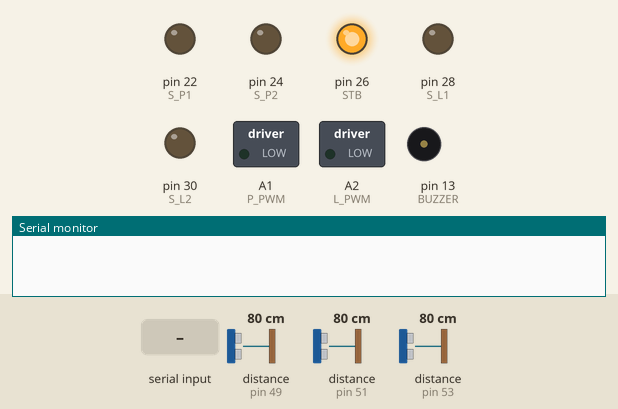
This sketch was run on a simulated Arduino Mega 2560, built with avr-gcc and run on an emulated ATmega2560. On the bench: switched loads named in the sketch (green lamp = pin HIGH), output pins drawn as LEDs (lit = HIGH), buzzer (waves = sounding, pin HIGH), the last lines printed to the serial monitor. The inputs (shaded band) are chosen by the test bench; at power-on: distance to the obstacle (sensors on pin 53, pin 51, pin 49) 80 cm. The echo pulse lasts 58.3 µs per cm; pins used as bus, display or sensor lines are not drawn.

Above: at 1.2 s.
1.3 s: "l" received over the second serial link
At 2.5 s:
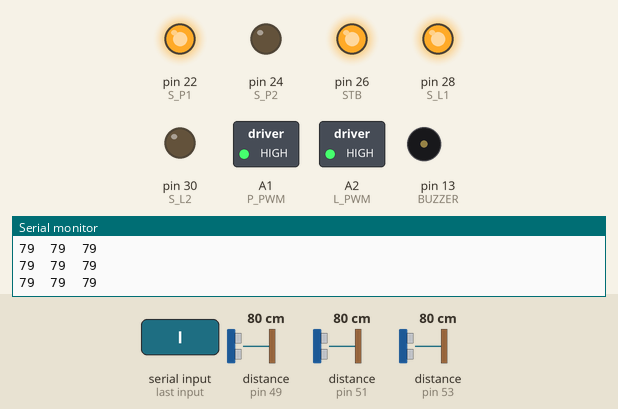
2.8 s: distance to the obstacle (sensor on pin 53) set to 33 cm
4.3 s: distance to the obstacle (sensor on pin 53) set to 27 cm
At 4.7 s:
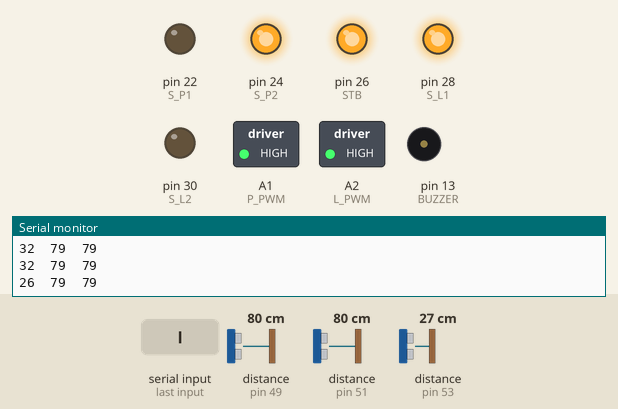
5.8 s: distance to the obstacle (sensor on pin 51) set to 6 cm
7.3 s: distance to the obstacle (sensor on pin 51) set to 3 cm
At 7.7 s:
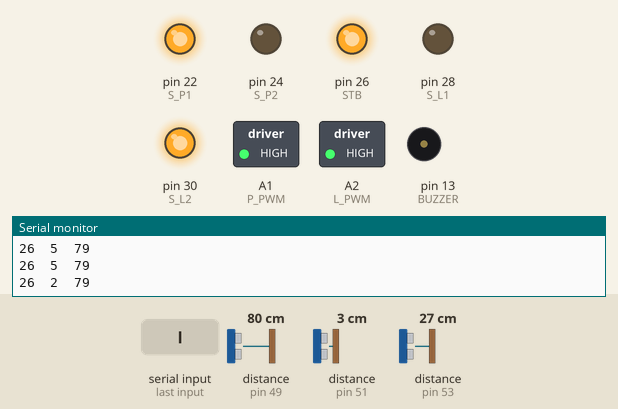
8.8 s: "9" received over the second serial link
At 9.7 s:
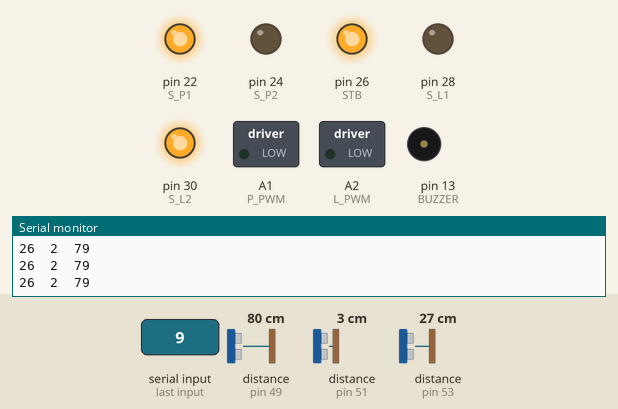
Timing chart, 0 to 11.6 s (numbered marks = the images above; inputs shaded):
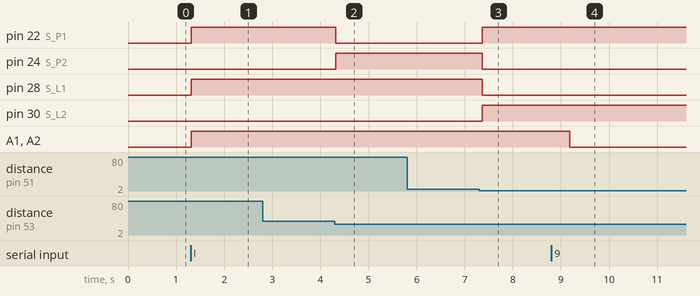

The sketch:

silniki.ino
```cpp
// Defines Tirg and Echo pins of the Ultrasonic Sensors
#define trigPin1 52
#define echoPin1 53
#define trigPin2 50
#define echoPin2 51
#define trigPin3 48
#define echoPin3 49

#define BUZZER 13

// Variables for the duration and the distance
#define S_P1 22
#define S_P2 24
#define S_L1 28
#define S_L2 30
#define P_PWM A1
#define L_PWM A2

#define STB 26

#define PWM_MAX 400


int distance1;
int distance2;
int distance3;
int i = 0;
int menu;

int bol1 = 0;
int bol2 = 0;

unsigned long czasLeki = 0;
unsigned long czasKolacja = 0;
unsigned long czasSpac = 0;

void setup()
{
  pinMode(S_P1, OUTPUT);
  pinMode(S_P2, OUTPUT);
  pinMode(P_PWM, OUTPUT);

  pinMode(S_L1, OUTPUT);
  pinMode(S_L2, OUTPUT);
  pinMode(L_PWM, OUTPUT);

  pinMode(trigPin1, OUTPUT);
  pinMode(echoPin1, INPUT);
  pinMode(trigPin2, OUTPUT);
  pinMode(echoPin2, INPUT);
  pinMode(trigPin3, OUTPUT);
  pinMode(echoPin3, INPUT);

  pinMode(BUZZER, OUTPUT);

  pinMode(STB, OUTPUT);
  digitalWrite(STB, HIGH);

  Serial.begin(9600);
  Serial3.begin(9600);

  czasSpac = millis();
  czasKolacja = millis();
  czasLeki = millis();
}

void loop()
{
  komunikat();
    if(Serial3.available()>0)
       menu = Serial3.read();

  switch(menu) //wybor opcji "zabawy"
  {
      case 'k':
         zdalneSterowanie();
         bol2 = 0;
         break;

      case 'l':
          autonomicznaJazda();
          bol1 = 0;
          break;

      case 'e':
          bol1 = 0;
          bol2 = 0;
          break;
  }
}
void autonomicznaJazda(){

for(;;){
  if(bol2!=0) break;
  distance1 = calculateDistance1();
  distance2 = calculateDistance2();
  distance3 = calculateDistance3();
  Serial.print(distance1);
  Serial.print("\t");
  Serial.print(distance2);
  Serial.print("\t");
  Serial.println(distance3);
    if(distance1<30){
      if(distance2>3){
        rightMotor(-40);
        leftMotor(40);
        Serial3.println("lewo");
        delay(200);

      }
      else if(distance3>2){
        rightMotor(40);
        leftMotor(-40);
        Serial3.println("prawo");
        delay(200);
      }

      delay(400);
  }   else {
    rightMotor(40);
    leftMotor(40);
    }

  if(Serial3.available()>0)
      if( Serial3.read()=='9')
      {
        stopMotors();
        ++bol2;
      }
  }
}
void obrotPrawo(){
  rightMotor(-30);
  leftMotor(30);
  delay(500);
}
void obrotLewo(){
  rightMotor(30);
  leftMotor(-30);
  delay(500);
}

void komunikat(){
  if((millis()-czasLeki) >= 120000){
    Serial3.println("Dzień Dobry, tu Przyjaciel proszę nie zapomnieć o lekach. Miłego dnia :)");

    czasLeki = millis();
    digitalWrite(BUZZER,HIGH);
    delay(300);
    digitalWrite(BUZZER, LOW);
  }
  if((millis()-czasKolacja) >= 180000){
    Serial3.println("To już czas na na Kolację! :)");

    czasKolacja = millis();
    digitalWrite(BUZZER,HIGH);
    delay(300);
    digitalWrite(BUZZER, LOW);
  }
  if((millis()-czasSpac) >= 220000){
    Serial3.println("Już dosyć późno, czas na sen, dobranoc!");

    czasSpac = millis();
    digitalWrite(BUZZER, HIGH);
    delay(300);
    digitalWrite(BUZZER, LOW);
  }
}

int calculateDistance1(){
  long duration;
  int distance_tmp;
  digitalWrite(trigPin1, LOW);
  delayMicroseconds(2);
  // Sets the trigPin on HIGH state for 10 micro seconds
  digitalWrite(trigPin1, HIGH);
  delayMicroseconds(10);
  digitalWrite(trigPin1, LOW);
  duration = pulseIn(echoPin1, HIGH); // Reads the echoPin, returns the sound wave travel time in microseconds
  distance_tmp= duration*0.034/2;
  return distance_tmp;
}
int calculateDistance2(){
  long duration;
  int distance_tmp;
  digitalWrite(trigPin2, LOW);
  delayMicroseconds(2);
  // Sets the trigPin on HIGH state for 10 micro seconds
  digitalWrite(trigPin2, HIGH);
  delayMicroseconds(10);
  digitalWrite(trigPin2, LOW);
  duration = pulseIn(echoPin2, HIGH); // Reads the echoPin, returns the sound wave travel time in microseconds
  distance_tmp= duration*0.034/2;
  return distance_tmp;
}
int calculateDistance3(){
  long duration;
  int distance_tmp;
  digitalWrite(trigPin3, LOW);
  delayMicroseconds(2);
  // Sets the trigPin on HIGH state for 10 micro seconds
  digitalWrite(trigPin3, HIGH);
  delayMicroseconds(10);
  digitalWrite(trigPin3, LOW);
  duration = pulseIn(echoPin3, HIGH); // Reads the echoPin, returns the sound wave travel time in microseconds
  distance_tmp= duration*0.034/2;
  return distance_tmp;
}

void zdalneSterowanie(){
  int kierunek  = 0;
  for(;;){
     komunikat();
     if(bol1 != 0) break; //jesli bylo wybrane '0' wyjdz z programu
                ///zdalne sterowanie/////
     if(Serial3.available()>0)
             kierunek = Serial3.read();
             switch(kierunek)
             {
                case '8': //do przodu
                  rightMotor(40);
                  leftMotor(40);
                  Serial.println("DO PRZODU");
                  break;

                case '2': //do tylu
                  rightMotor(-40);
                  leftMotor(-40);
                  Serial.println("DO TYŁU");
                  break;

                case '4': //w lewo
                  rightMotor(40);
                  leftMotor(-40);
                  Serial.println("LEWO");
                  break;

                case '6': //w prawo
                  rightMotor(-40);
                  leftMotor(40);
                  break;

                case '5':
                  stopMotors();
                  break;
                case '9':
                  stopMotors();
                  ++bol1;
                  break;
            }
         }
}

void rightMotor(int V){
   if (V > 0) { //Jesli predkosc jest wieksza od 0 (dodatnia)
    V = map(V, 0, 100, 0, PWM_MAX);
     analogWrite(P_PWM, V); //Ustawienie predkosci
    digitalWrite(S_P1,  HIGH); //Kierunek: do przodu
    digitalWrite(S_P2, LOW);

  } else {
    V = abs(V); //Funkcja abs() zwroci wartosc V  bez znaku
    V = map(V, 0, 100, 0, PWM_MAX);
    analogWrite(P_PWM, V); //Ustawienie predkosci
    digitalWrite(S_P1,  LOW); //Kierunek: do przodu
    digitalWrite(S_P2, HIGH);
  }
}
void leftMotor(int V){
   if (V > 0) { //Jesli predkosc jest wieksza od 0 (dodatnia)
    V = map(V, 0, 100, 0, PWM_MAX);
     analogWrite(L_PWM, V); //Ustawienie predkosci
    digitalWrite(S_L1,  HIGH); //Kierunek: do przodu
    digitalWrite(S_L2, LOW);

  } else {
    V = abs(V); //Funkcja abs() zwroci wartosc V  bez znaku
    V = map(V, 0, 100, 0, PWM_MAX);
    analogWrite(L_PWM, V); //Ustawienie predkosci
    digitalWrite(S_L1, LOW); //Kierunek: do przodu
    digitalWrite(S_L2, HIGH);
  }
}
void stopMotors() {
  analogWrite(L_PWM, 0); //Wylaczenie silnika lewego
  analogWrite(P_PWM, 0); //Wylaczenie silnika prawego
}
```

Measured:
- the behaviour switches between 31 and 30 cm on distance to the obstacle (sensor on pin 53) (found by bisection; images 1 and 2)
- the behaviour switches between 5 and 4 cm on distance to the obstacle (sensor on pin 51) (found by bisection; images 2 and 3)
- after the input at 1.3 s, pin 22 (S_P1), pin 28 (S_L1), A1 (P_PWM), A2 (L_PWM): LOW → HIGH at once
- after the input at 4.3 s, pin 22 (S_P1): HIGH → LOW at once; pin 24 (S_P2): LOW → HIGH at once
- after the input at 7.3 s, pin 22 (S_P1), pin 30 (S_L2): LOW → HIGH after 0.07 s; pin 24 (S_P2), pin 28 (S_L1): HIGH → LOW after 0.07 s
- after the input at 8.8 s, A1 (P_PWM), A2 (L_PWM): HIGH → LOW after 0.38 s
